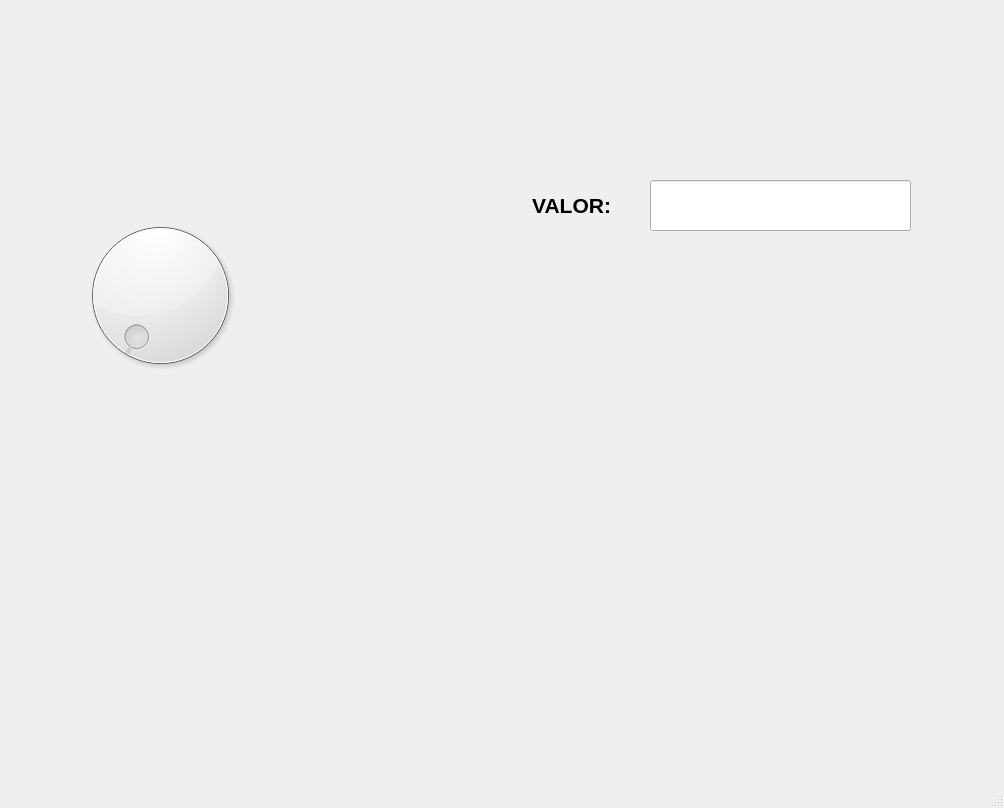
<?xml version="1.0" encoding="UTF-8"?>
<ui version="4.0">
 <class>MainWindow</class>
 <widget class="QMainWindow" name="MainWindow">
  <property name="geometry">
   <rect>
    <x>0</x>
    <y>0</y>
    <width>1004</width>
    <height>808</height>
   </rect>
  </property>
  <property name="windowTitle">
   <string>MainWindow</string>
  </property>
  <widget class="QWidget" name="centralwidget">
   <widget class="QDial" name="dial">
    <property name="geometry">
     <rect>
      <x>60</x>
      <y>210</y>
      <width>201</width>
      <height>171</height>
     </rect>
    </property>
    <property name="orientation">
     <enum>Qt::Horizontal</enum>
    </property>
   </widget>
   <widget class="QLabel" name="label_2">
    <property name="geometry">
     <rect>
      <x>460</x>
      <y>180</y>
      <width>151</width>
      <height>51</height>
     </rect>
    </property>
    <property name="font">
     <font>
      <pointsize>16</pointsize>
      <weight>75</weight>
      <bold>true</bold>
     </font>
    </property>
    <property name="text">
     <string>VALOR:</string>
    </property>
    <property name="alignment">
     <set>Qt::AlignRight|Qt::AlignTrailing|Qt::AlignVCenter</set>
    </property>
   </widget>
   <widget class="QLineEdit" name="txt_valor">
    <property name="geometry">
     <rect>
      <x>650</x>
      <y>180</y>
      <width>261</width>
      <height>51</height>
     </rect>
    </property>
    <property name="font">
     <font>
      <pointsize>16</pointsize>
      <weight>75</weight>
      <bold>true</bold>
     </font>
    </property>
    <property name="alignment">
     <set>Qt::AlignCenter</set>
    </property>
   </widget>
   <widget class="QLabel" name="txt_img">
    <property name="geometry">
     <rect>
      <x>340</x>
      <y>280</y>
      <width>441</width>
      <height>391</height>
     </rect>
    </property>
    <property name="text">
     <string/>
    </property>
    <property name="pixmap">
     <pixmap>:/LOGO/AmongB</pixmap>
    </property>
    <property name="scaledContents">
     <bool>true</bool>
    </property>
   </widget>
   <widget class="QLabel" name="label_3">
    <property name="geometry">
     <rect>
      <x>880</x>
      <y>0</y>
      <width>121</width>
      <height>131</height>
     </rect>
    </property>
    <property name="text">
     <string/>
    </property>
    <property name="pixmap">
     <pixmap resource="recursos_proyecto.qrc">:/LOGO/Imagenes/HD-wallpaper-bob-esponja-mafioso-bob-esponja-gangster-mafioso-meme.jpg</pixmap>
    </property>
    <property name="scaledContents">
     <bool>true</bool>
    </property>
   </widget>
   <widget class="QLabel" name="label_4">
    <property name="geometry">
     <rect>
      <x>110</x>
      <y>0</y>
      <width>761</width>
      <height>91</height>
     </rect>
    </property>
    <property name="text">
     <string/>
    </property>
    <property name="pixmap">
     <pixmap resource="recursos_proyecto.qrc">:/UAT_FIANS/Imagenes/FIANS.png</pixmap>
    </property>
    <property name="scaledContents">
     <bool>true</bool>
    </property>
   </widget>
   <widget class="QLabel" name="label">
    <property name="geometry">
     <rect>
      <x>0</x>
      <y>0</y>
      <width>111</width>
      <height>121</height>
     </rect>
    </property>
    <property name="text">
     <string/>
    </property>
    <property name="pixmap">
     <pixmap resource="recursos_proyecto.qrc">:/NUMEROS/Imagenes/Boca_Juniors_logo18.svg.png</pixmap>
    </property>
    <property name="scaledContents">
     <bool>true</bool>
    </property>
   </widget>
  </widget>
  <widget class="QMenuBar" name="menubar">
   <property name="geometry">
    <rect>
     <x>0</x>
     <y>0</y>
     <width>1004</width>
     <height>22</height>
    </rect>
   </property>
  </widget>
  <widget class="QStatusBar" name="statusbar"/>
 </widget>
 <resources>
  <include location="recursos_proyecto.qrc"/>
 </resources>
 <connections/>
</ui>
